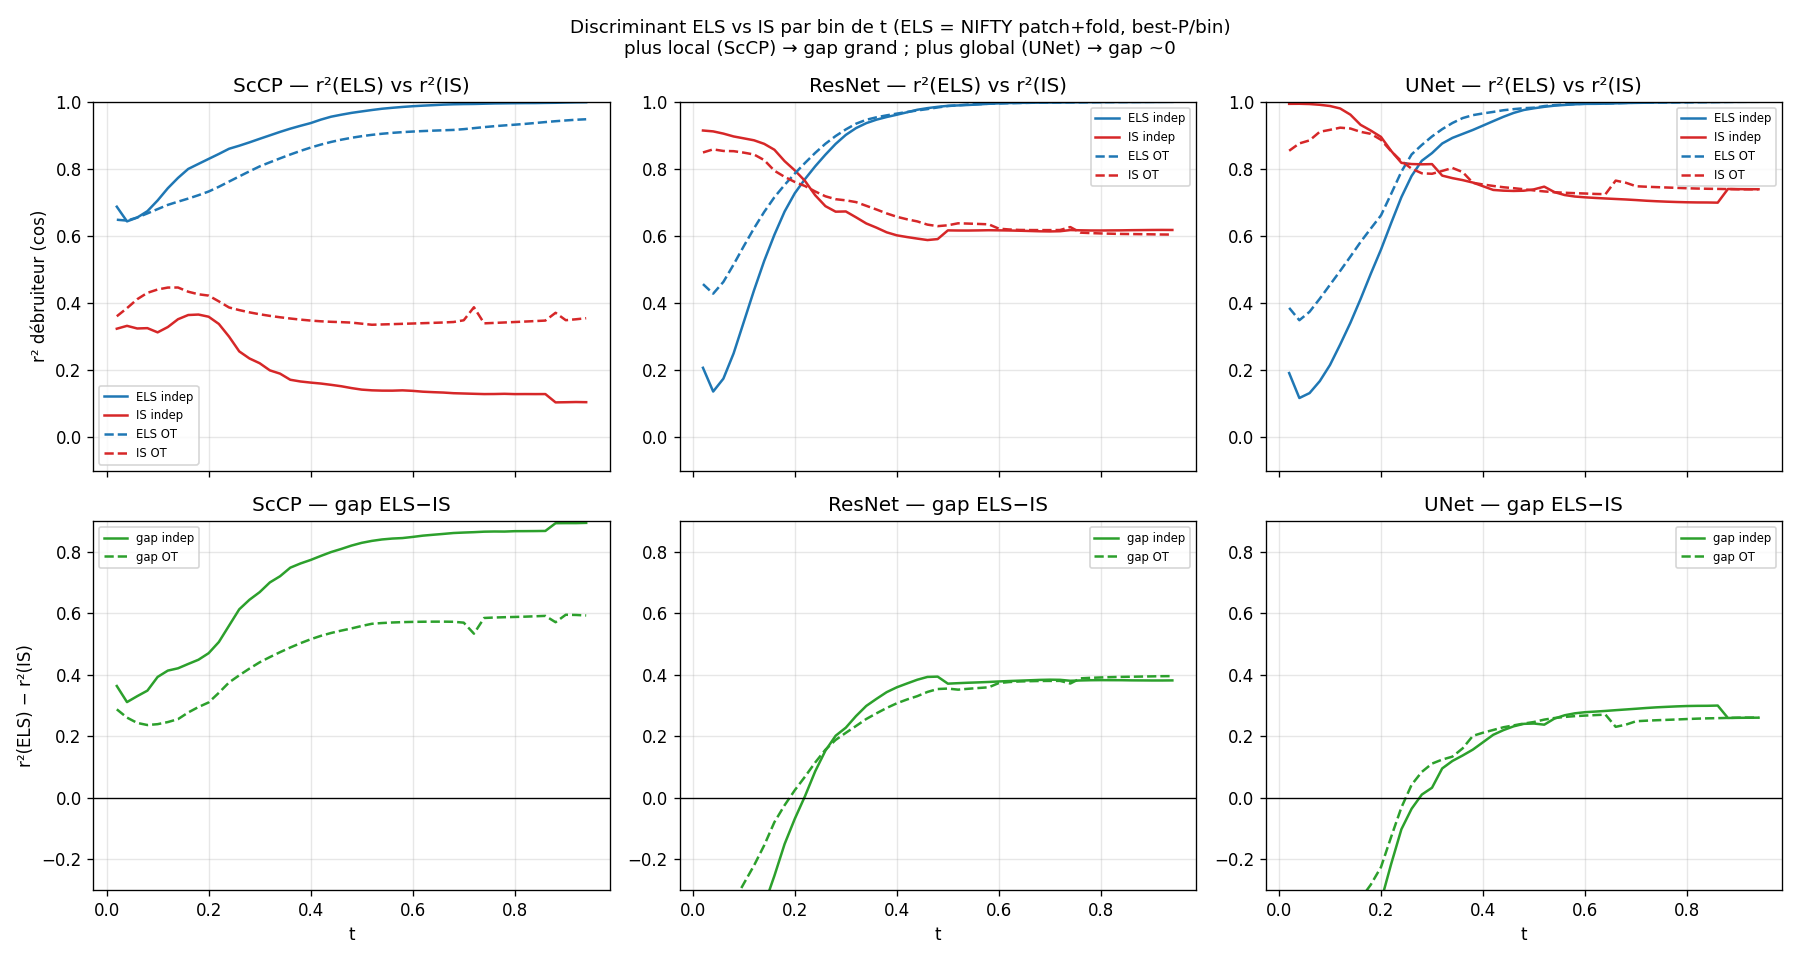

The Python source for this figure:
"""Discriminant ELS vs IS PAR BIN DE t, pour les 6 modèles (ScCP/ResNet/UNet × indep/OT).
Au lieu de la médiane sur toute la trajectoire (émoussée), on résout r²(modèle,ELS) et
r²(modèle,IS) EN FONCTION DE t. La discrimination réelle est à t intermédiaire (aux deux
bouts ELS≈IS≈trivial). Attendu : gap ELS−IS pique au milieu, et l'ordre ScCP>ResNet>UNet
y ressort. ELS = NIFTY (patch+fold), calibré best-P par bin.

Sortie : discriminant_vs_t.png , discriminant_vs_t_metrics.txt
"""
import torch, numpy as np, matplotlib
matplotlib.use("Agg"); import matplotlib.pyplot as plt
import nifty_els_fm as N
from run_mnist import build_experiments

NSEED, NSTEPS, NSUB = 8, 50, 1500
PS = [3, 5, 7, 9, 11]
CFG = [   # (arch, coupling, build_name, ckpt)
    ("ScCP",   "indep", "ConvScCP_k3_K6_ic128_L1_LNO", "results/grid50/ConvScCP_k3_K6_ic128_L1_LNO/model.pt"),
    ("ScCP",   "OT",    "ConvScCP_k3_K6_ic128_L1_LNO", "results/grid50_ot/ConvScCP_k3_K6_ic128_L1_LNO/model.pt"),
    ("ResNet", "indep", "MinimalResNetFM_L6_ic256",    "results/temp-5/MinimalResNetFM_L6_ic256/model.pt"),
    ("ResNet", "OT",    "MinimalResNetFM_L6_ic256",    "results/grid50_ot/MinimalResNetFM_L6_ic256/model.pt"),
    ("UNet",   "indep", "MinimalUNetFM_kamb",          "results/grid50/MinimalUNetFM_kamb/model.pt"),
    ("UNet",   "OT",    "MinimalUNetFM_kamb",          "results/grid50_ot/MinimalUNetFM_kamb/model.pt"),
]


def run_one(name, ckpt, Xsub, X1, dicts):
    entry = [e for e in build_experiments(N.dev) if e["name"] == name][0]
    m = entry["build"](); m.load_state_dict(torch.load(ckpt, map_location=N.dev, weights_only=True)); m.eval()
    torch.manual_seed(0)
    x0 = torch.randn(NSEED, N.DIM, device=N.dev)
    _, traj = N.euler_model(m, x0.clone(), NSTEPS)
    ts, els, iss = [], [], []
    for (x, t) in traj:
        if not (0.02 <= t <= 0.95):
            continue
        omt = max(1.0 - t, 0.05)
        with torch.no_grad():
            ex1_m = x + omt * N.model_velocity(m, x, t)
        c_is = N.cos_field(ex1_m, N.ex1_is(x, t, X1))
        c_els = torch.stack([                             # calibré : best P par point (max sur P)
            N.cos_field(ex1_m, N.ex1_els_nifty(x, t, dicts[P][0], dicts[P][1], P, dicts[P][2]))
            for P in PS]).max(0).values
        ts.append(float(t)); els.append(float(c_els.median())); iss.append(float(c_is.median()))
    return np.array(ts), np.array(els), np.array(iss)


def main():
    Xsub = N.mnist_train(NSUB, seed=0); X1 = Xsub.view(NSUB, N.DIM)
    dicts = {P: (*N.build_dict(Xsub, P), N.gauss_patch_weight(P)) for P in PS}  # (pat, pn, gw)
    res = {}
    for arch, coup, name, ckpt in CFG:
        ts, els, iss = run_one(name, ckpt, Xsub, X1, dicts)
        res[(arch, coup)] = (ts, els, iss)
        print(f"[{arch} {coup}] ELS_max={els.max():.3f}@t={ts[els.argmax()]:.2f} "
              f"gap_max={ (els-iss).max():.3f}@t={ts[(els-iss).argmax()]:.2f}", flush=True)

    archs = ["ScCP", "ResNet", "UNet"]
    fig, ax = plt.subplots(2, 3, figsize=(15, 8), sharex=True)
    for j, arch in enumerate(archs):
        a = ax[0, j]
        for coup, ls in [("indep", "-"), ("OT", "--")]:
            ts, els, iss = res[(arch, coup)]
            a.plot(ts, els, ls, color="C0", label=f"ELS {coup}")
            a.plot(ts, iss, ls, color="C3", label=f"IS {coup}")
        a.set_title(f"{arch} — r²(ELS) vs r²(IS)"); a.set_ylim(-0.1, 1.0); a.grid(alpha=.3)
        if j == 0: a.set_ylabel("r² débruiteur (cos)")
        a.legend(fontsize=7)
        b = ax[1, j]
        for coup, ls in [("indep", "-"), ("OT", "--")]:
            ts, els, iss = res[(arch, coup)]
            b.plot(ts, els - iss, ls, color="C2", label=f"gap {coup}")
        b.axhline(0, color="k", lw=.8); b.set_ylim(-0.3, 0.9); b.grid(alpha=.3)
        b.set_xlabel("t"); b.set_title(f"{arch} — gap ELS−IS")
        if j == 0: b.set_ylabel("r²(ELS) − r²(IS)")
        b.legend(fontsize=7)
    plt.suptitle("Discriminant ELS vs IS par bin de t (ELS = NIFTY patch+fold, best-P/bin)\n"
                 "plus local (ScCP) → gap grand ; plus global (UNet) → gap ~0", fontsize=11)
    plt.tight_layout(); plt.savefig("discriminant_vs_t.png", dpi=120)
    print("saved -> discriminant_vs_t.png", flush=True)

    with open("discriminant_vs_t_metrics.txt", "w") as f:
        for arch in archs:
            for coup in ["indep", "OT"]:
                ts, els, iss = res[(arch, coup)]
                g = els - iss
                f.write(f"# {arch} {coup} : gap_max={g.max():.3f}@t={ts[g.argmax()]:.2f} "
                        f"gap_mean={g.mean():.3f}\n")
                f.write("t\tELS\tIS\tgap\n")
                for i in range(len(ts)):
                    f.write(f"{ts[i]:.3f}\t{els[i]:.3f}\t{iss[i]:.3f}\t{g[i]:.3f}\n")
                f.write("\n")
    print("saved -> discriminant_vs_t_metrics.txt", flush=True)


if __name__ == "__main__":
    main()
